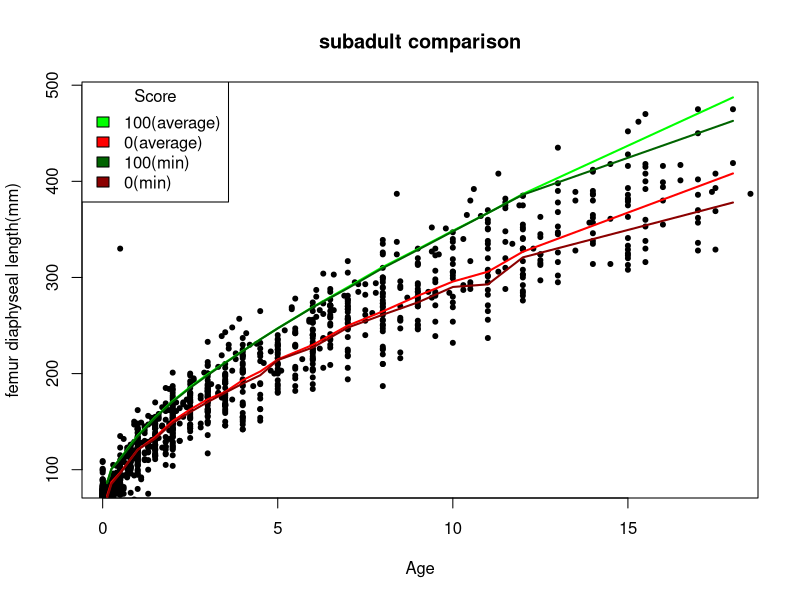
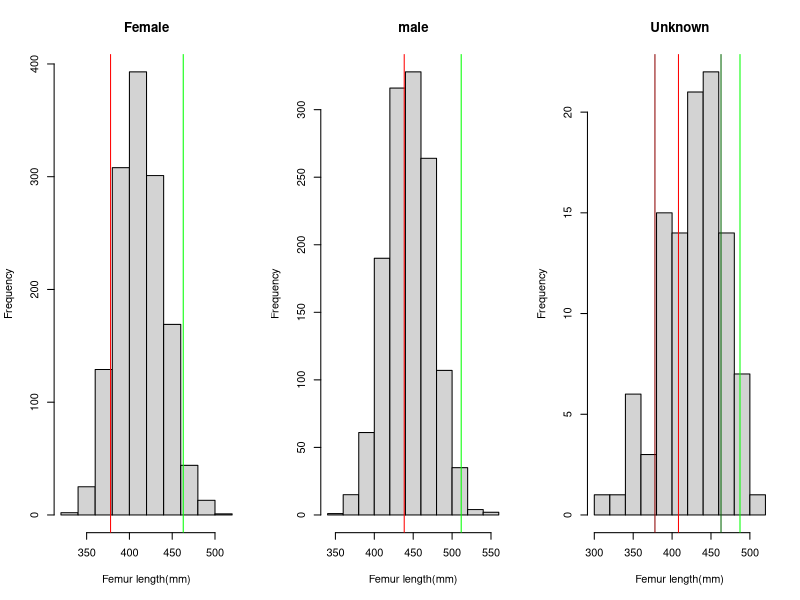
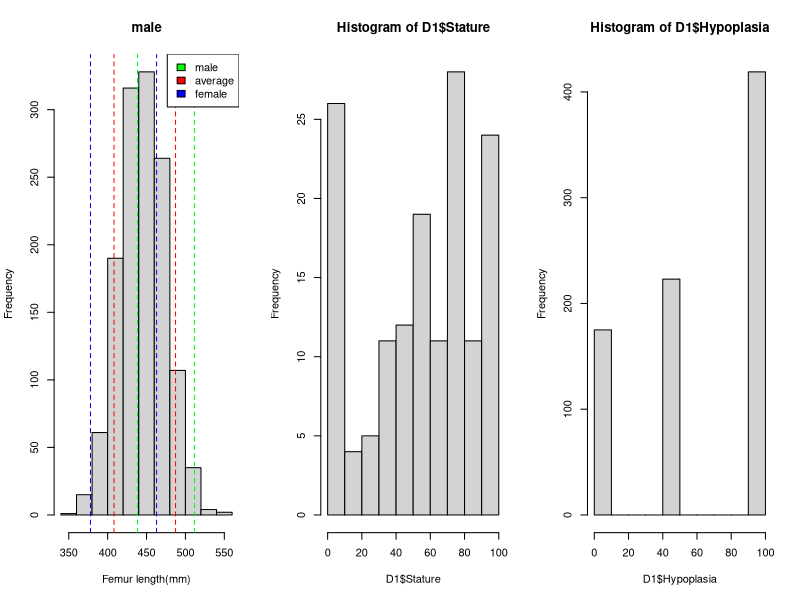
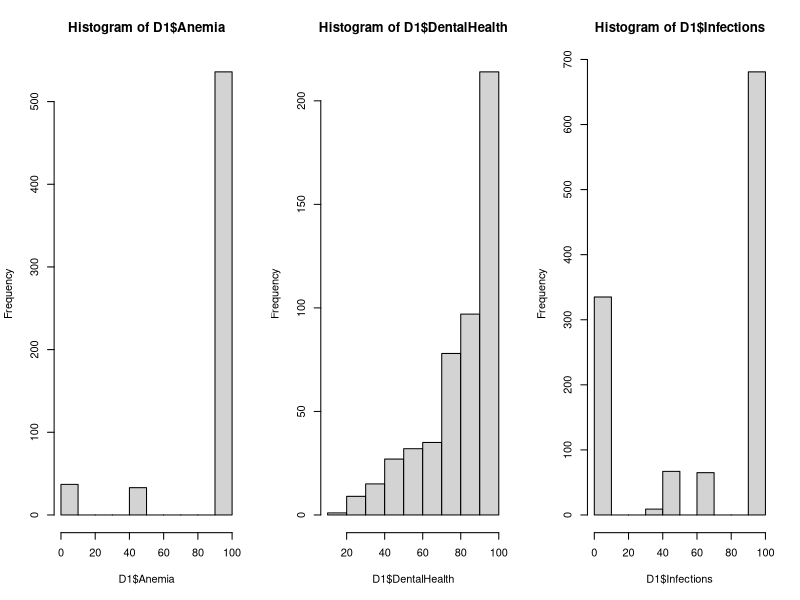
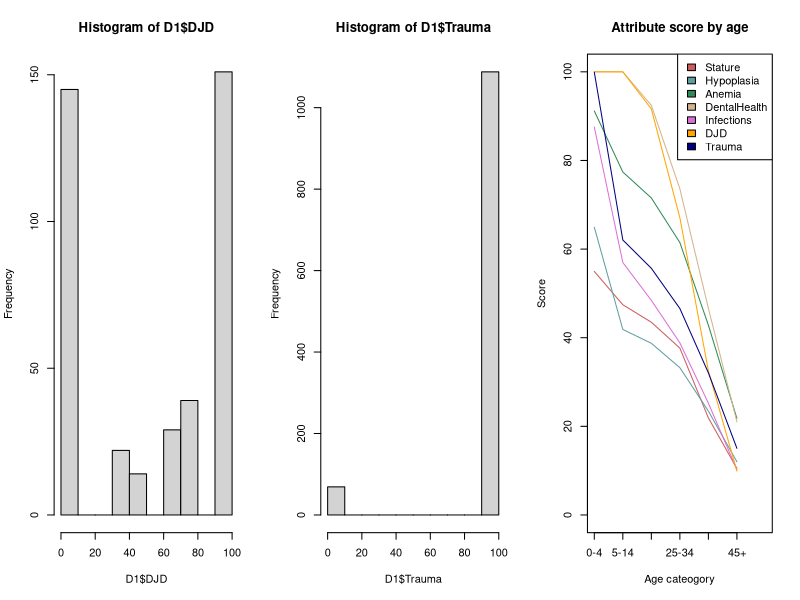
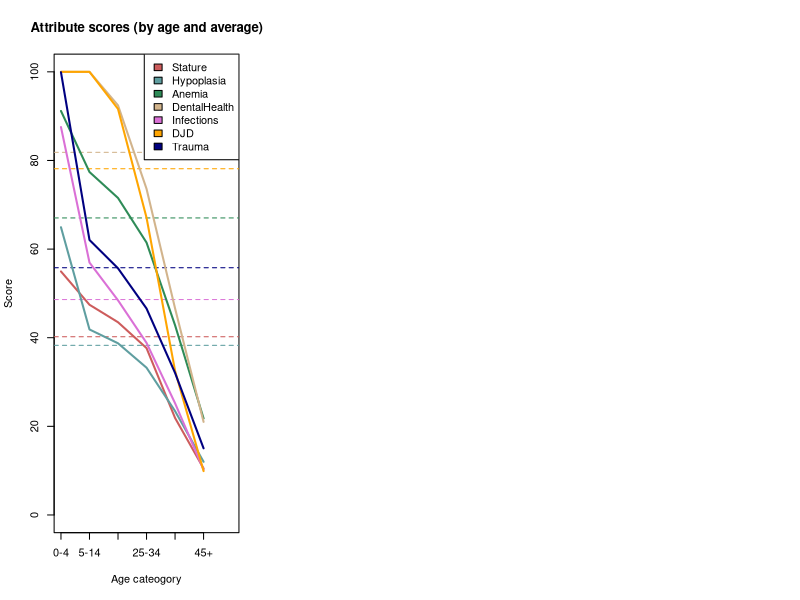

These charts were generated, in order, by the following R code:
## ---- chunk 1
library(knitr)
## ---- chunk 2
cols<-read.table("data/cols.txt",colClasses="character");cols<-as.character(cols[2,])
HIdata<-read.table("data/HIdata_c.txt",header=TRUE,colClasses=cols)
## ---- chunk 3
kable(t(summary(HIdata$Site)[1:10]))# top 10 most populated
## ---- chunk 4
PopA<-HIdata[HIdata$Site=="41D",]
kable(data.frame(no=length(PopA$ID),noPlus5=(length(PopA$ID[PopA$Age>5]))))
kable(t(summary(PopA$Ancestry)))
## ---- chunk 5
D1<-data.frame(Individual=PopA$ID,Age=NA,B2D=NA,Ten=NA,Stature=NA,Hypoplasia=NA,
               Anemia=NA,DentalHealth=NA,Infections=NA,DJD=NA,Trauma=NA)

kable(D1[1:10,])# first 10 lines

D2<-data.frame(Trait=c("Stature","Hypoplasia","Anemia","DentalHealth",
                       "Infections","DJD","Trauma"),
               contributors=NA,Age0_4=NA,Age5_14=NA,Age15_24=NA,Age25_34=NA,
               Age35_44=NA,Age45=NA)

kable(D2)

HI<-data.frame(Pop=PopA$Site[1],HI=NA,QALY=NA,lifeEx=NA,pyl=NA,
               Stature=NA,Hypoplasia=NA,Anemia=NA,Dental=NA,Infection=NA,DJD=NA,Trauma=NA)

kable(HI)

## ---- chunk 6
LovejoyAdj<-function(age,info=FALSE){# age= numeric, info=logical
  #info function provides details of the method used and reference
  #default value= FALSE
  if (info==TRUE){
    output<-"Age at death estimations from skeletal remains have been show to be inaccurate. 
    Specifically there is a tendency to underestimate, particularly in older individuals. 
    This function adjusts reported age using the method outlined in lovejoy et al. (1985). 
    The function takes a single numeric input. To apply to dataframe the following steps are required:
    Dataframe$Adjusted<-NA
    for(i in 1:length(Dataframe$Age)){Dataframe$Adjusted[i]<-LovejoyAdj(Dataframe$Age[i])}"
    output<-strwrap(output)
  }else{
    if(is.na(age)){
      output<-NA
    }else{
      if(age>=18 & age<30){
        output<-age-1.4
      }else{
        if(age>=30 & age<40) {
          output<-age+0.8
        }else{
          if(age>=40 & age<50){
            output<-age+7.4
          }else{
            if(age>=50 & age<60){
              output<-age+6.8
            }else{
              if(age>=60){
                output<-age+13.6
              }else{output<-age}}}}}}}
  output}
## ---- chunk 7
for(i in 1:length(D1$Age)){
  D1$Age[D1$Individual==PopA$ID[i]]<-LovejoyAdj(PopA$Age[i])
}
## ---- chunk 8
for(i in 1:length(D1$Age)){
  if(round(D1$Age[i])%in% 0:4){D1$B2D[i]<-1}
  if(round(D1$Age[i])%in% 5:14){D1$B2D[i]<-2}
  if(round(D1$Age[i])%in% 15:24){D1$B2D[i]<-3}
  if(round(D1$Age[i])%in% 25:34){D1$B2D[i]<-4}
  if(round(D1$Age[i])%in% 35:44){D1$B2D[i]<-5}
  if(round(D1$Age[i])>= 45){D1$B2D[i]<-6}
}
## ---- chunk 9
for(i in 1:length(D1$Age)){
  if((round(D1$Age[i])<=4)& (round(D1$Age[i]-10)<=4)){D1$Ten[i]<-01}
  if((round(D1$Age[i])%in% 5:14)& (round(D1$Age[i]-10)<=4)){D1$Ten[i]<-12}
  if((round(D1$Age[i])%in% 15:24)& (round(D1$Age[i]-10)%in% 5:14)){D1$Ten[i]<-23}
  if((round(D1$Age[i])%in% 25:34)& (round(D1$Age[i]-10)%in% 15:24)){D1$Ten[i]<-34}
  if((round(D1$Age[i])%in% 35:44)& (round(D1$Age[i]-10)%in% 25:34)){D1$Ten[i]<-45}
  if((round(D1$Age[i])>= 45)& (round(D1$Age[i]-10)%in% 35:44)){D1$Ten[i]<-56}
  if((round(D1$Age[i])>=45)& (round(D1$Age[i]-10)>=45)){D1$Ten[i]<-60}
}
## ---- chunk 10
kable(D1[1:10,])
## ---- chunk 11
Maresh<-read.table("data/M70.txt",header=TRUE)
kable(Maresh)
## ---- chunk 12
stature<-HIdata[,c("Age","Sex","FLEN","FDIAP")]


plot(Maresh$age,Maresh$AL,type="n",xlab="Age",ylab="femur diaphyseal length(mm)",
     main="subadult comparison")
points(stature$Age,stature$FDIAP,col="black",pch=20)
lines(Maresh$age,Maresh$AL,col="green",lwd=2) 
lines(Maresh$age,Maresh$A3SD,col="red",lwd=2) 

MinL<-rep(NA,length(Maresh$AL));Min3SD<-rep(NA,length(Maresh$AL))
for(i in 1:length(Maresh$age)){
  MinL[i]<-min(Maresh$ML[i],Maresh$FL[i])
  Min3SD[i]<-min(Maresh$M3SD[i],Maresh$F3SD[i])
  }
lines(Maresh$age,MinL,col="dark green",lwd=2) 
lines(Maresh$age,Min3SD,col="dark red",lwd=2)
legend("topleft",c("100(average)","0(average)","100(min)","0(min)"),
       fill=c("green","red","dark green","dark red"),bg="white",title="Score")
## ---- chunk 13
kable(Maresh[20,])
## ---- chunk 14
par(mfrow=c(1,3))
hist(stature$FLEN[stature$Sex==1|stature$Sex==2 ],main="Female",xlab="Femur length(mm)")
abline(v=Maresh$FL[20],col="green");abline(v=Maresh$F3SD[20],col="red")
hist(stature$FLEN[stature$Sex==3|stature$Sex==4 ],main="male",xlab="Femur length(mm)")
abline(v=Maresh$ML[20],col="green");abline(v=Maresh$M3SD[20],col="red")
hist(stature$FLEN[stature$Sex==6|is.na(stature$Sex) ],main="Unknown",xlab="Femur length(mm)")
abline(v=Maresh$AL[20],col="green");abline(v=Maresh$A3SD[20],col="red")
abline(v=Maresh$FL[20],col="dark green");abline(v=Maresh$F3SD[20],col="dark red")
## ---- chunk 15
hist(stature$FLEN[stature$Sex==3|stature$Sex==4 ],main="male",xlab="Femur length(mm)")
abline(v=Maresh$ML[20],col="green",lty=2)
abline(v=Maresh$M3SD[20],col="green",lty=2)
abline(v=Maresh$AL[20],col="red",lty=2)
abline(v=Maresh$A3SD[20],col="red",lty=2)
abline(v=Maresh$FL[20],col="blue",lty=2)
abline(v=Maresh$F3SD[20],col="blue",lty=2)
legend("topright",c("male","average","female"),
       fill=c("green","red","blue"))
## ---- chunk 16
Maresh2<-Maresh[,c("age","FL","F3SD","ML","M3SD")]
Maresh2$M3SD<-Maresh$A3SD# lower male 0 score to average

#replace the average values with minimum values to be used for unkown sex
for(i in 1:length(Maresh$age)){
  Maresh2$UL[i]<-min(Maresh$ML[i],Maresh$FL[i])
  Maresh2$U3SD[i]<-min(Maresh$M3SD[i],Maresh$F3SD[i])
  }

kable(Maresh2)

write.table(Maresh2,"data/Maresh.txt",row.names=FALSE)
Maresh<-Maresh2
## ---- chunk 17
StatureLogic<-function(x,A,B){# x = value, A=modern standard, B= 10th percentile
if(x>=A){output<-100}# if reaches or exceeds modern standard 
else{
if(x<=B){output<-0}# if less than or equal to 1oth percentile
else{output<-100-((A-x)/(A-B)*100)}# overwise graded score between 0 and 100
}
output
}
## ---- chunk 18
Stature<-function(femur,Age,Sex,Maresh){# reference data, femur length age and sex
  if(anyNA(c(Age,femur))|round(Age) %in% 12:17){# age excluded in S&R 11.75-17.75
    s<-NA
  }else{
    if(round(Age)>=18){# adult values 
      if(Sex==6|is.na(Sex)){s<-StatureLogic(femur,Maresh$UL[Maresh$age==18],
                                            Maresh$U3SD[Maresh$age==18])}#unknown sex
      if(Sex==1|Sex==2){s<-StatureLogic(femur,Maresh$FL[Maresh$age==18],
                                        Maresh$F3SD[Maresh$age==18])}#female
	    if(Sex==3|Sex==4){s<-StatureLogic(femur,Maresh$ML[Maresh$age==18],
                                        Maresh$M3SD[Maresh$age==18])}#male
    }else{s<-StatureLogic(femur,Maresh$UL[which.min(abs(Maresh$age-Age))],
                          Maresh$U3SD[which.min(abs(Maresh$age-Age))])}#juvenilles
  }
  round(s,digits=2)
}
## ---- chunk 19
for (i in 1:length(D1$Individual)){
if(PopA$Age[i]>=18){
  D1$Stature[D1$Individual==PopA$ID[i]]<-Stature(PopA$FLEN[i],
                                                 PopA$Age[i],PopA$Sex[i],Maresh)
}else{
  D1$Stature[D1$Individual==PopA$ID[i]]<-Stature(PopA$FDIAP[i],PopA$Age[i],
                                                 PopA$Sex[i],Maresh)}
}
summary(D1$Stature)
hist(D1$Stature)
## ---- chunk 20
Cat2Percent<-function(x,c){# value and number of categories
ref<-data.frame(cat=c(0,1,2,3,4,5),two=c(NA,100,0,NA,NA,NA),three=c(NA,100,50,0,NA,NA),
                four=c(NA,100,67,33,0,NA),five=c(NA,100,75,50,25,0))
ref[ref$cat==x,c]
}
## ---- chunk 21
for(i in 1:length(PopA[,1])){
x<-c(Cat2Percent(PopA$LDI[i],3),Cat2Percent(PopA$LDC[i],3), 
     Cat2Percent(PopA$LPI[i],3),Cat2Percent(PopA$LPC[i],3))
if(sum(is.na(x))==length(x)){D1$Hypoplasia[D1$Individual==PopA$ID[i]]<-NA}# if all NA's
else{D1$Hypoplasia[D1$Individual==PopA$ID[i]]<-min(x,na.rm=TRUE)}
}

summary(D1$Hypoplasia)
hist(D1$Hypoplasia)
## ---- chunk 22
for(i in 1:length(PopA[,1])){
x<-c(Cat2Percent(PopA$CROB[i],3),Cat2Percent(PopA$PORHY[i],2))
if(sum(is.na(x))==length(x)){D1$Anemia[D1$Individual==PopA$ID[i]]<-NA}
else{D1$Anemia[D1$Individual==PopA$ID[i]]<-min(x,na.rm=TRUE)}
}

summary(D1$Anemia)
hist(D1$Anemia)
## ---- chunk 23
DentalHealth<-function(SUMTET,SUMPRE,SUMCAV,SUMABS){
x<-c(SUMTET,SUMPRE,SUMCAV,SUMABS)
if(sum(is.na(x))>0|SUMTET+SUMPRE<8){DH<-NA}
else{
completeness<-1-((SUMPRE+SUMCAV)/(SUMPRE+SUMTET))
if(SUMABS==0){Abscess<-1}
if(SUMABS==1){Abscess<-0.5}
if(SUMABS>1){Abscess<-0}
DH<-(completeness*75)+(Abscess*25)
}
round(DH,digits=2)
}

## ---- chunk 24
for(i in 1:length(PopA[,1])){
D1$DentalHealth[D1$Individual==PopA$ID[i]]<-DentalHealth(PopA$SUMTET[i],PopA$SUMPRE[i],
                                                         PopA$SUMCAV[i],PopA$SUMABS[i])
}

summary(D1$DentalHealth)
hist(D1$DentalHealth)
## ---- chunk 25
for(i in 1:length(PopA[,1])){
x<-c(Cat2Percent(PopA$SKELINF[i],3),Cat2Percent(PopA$TIBINF[i],4))
if(sum(is.na(x))==length(x)){D1$Infections[D1$Individual==PopA$ID[i]]<-NA}
else{D1$Infections[D1$Individual==PopA$ID[i]]<-min(x,na.rm=TRUE)}
}

summary(D1$Infections)
hist(D1$Infections)
## ---- chunk 26
for(i in 1:length(PopA[,1])){
x<-c(Cat2Percent(PopA$DJSH[i],5),Cat2Percent(PopA$DJHK[i],5),Cat2Percent(PopA$DJCER[i],4),
     Cat2Percent(PopA$DJTHO[i],4),Cat2Percent(PopA$DJLUM[i],4),Cat2Percent(PopA$DJTMJ[i],2),
     Cat2Percent(PopA$DJWR[i],2),Cat2Percent(PopA$DJHAN[i],2))
if(sum(is.na(x))==length(x)){D1$DJD[D1$Individual==PopA$ID[i]]<-NA}
else{D1$DJD[D1$Individual==PopA$ID[i]]<-min(x,na.rm=TRUE)}
}

summary(D1$DJD)
hist(D1$DJD)
## ---- chunk 27
Fact2Num<- function(x){
  a<-as.character(x)
  a<-as.numeric(a)
  a
}

PopA[,39:45]<-apply(PopA[,39:45],2,FUN=Fact2Num)
for(i in 1:length(PopA[,1])){
  if(PopA$TRARM[i]>1|PopA$TRLEG[i]>1|PopA$TRNAS[i]>1|PopA$TRFAC[i]>1|PopA$TRSKUL[i]>1|
       PopA$TRHAN[i]>1|PopA$TRWEAP[i]>1){# if any trauma
    
    D1$Trauma[D1$Individual==PopA$ID[i]]<-0
    
    }else{
      if(sum(c(PopA$TRARM[i],PopA$TRLEG[i],PopA$TRNAS[i],PopA$TRFAC[i],PopA$TRSKUL[i],
               PopA$TRHAN[i],PopA$TRWEAP[i]),na.rm=TRUE)==0){#if all unrecorded
        
        D1$Trauma[D1$Individual==PopA$ID[i]]<-NA
        
        }else{D1$Trauma[D1$Individual==PopA$ID[i]]<-100}# otherwise trauma =100
      }}

summary(D1$Trauma)
hist(D1$Trauma)
## ---- chunk 28
B2DTotal<-function(D1,D2,D2row,D1column){#D2row & D1 Column= number
D2$contributors[D2row]<-length(D1[!(is.na(D1[,D1column])),D1column])
if(D2$contributors[D2row]==0){D2<-D2}# if no contributors don't change 
else{
D2$Age0_4[D2row]<-sum(D1[,D1column],na.rm=TRUE)# everyone who can contributes to the first age period
D2$Age5_14[D2row]<-sum(D1[D1$B2D %in% 2:6,D1column],na.rm=TRUE)#everyone not dead
D2$Age15_24[D2row]<-sum(D1[D1$B2D %in% 3:6,D1column],na.rm=TRUE)
D2$Age25_34[D2row]<-sum(D1[D1$B2D %in% 4:6,D1column],na.rm=TRUE)
D2$Age35_44[D2row]<-sum(D1[D1$B2D %in% 5:6,D1column],na.rm=TRUE)
D2$Age45[D2row]<-sum(D1[D1$B2D==6,D1column],na.rm=TRUE)
}
D2
}
## ---- chunk 29
D2<-B2DTotal(D1,D2,D2row=1,D1column=5)# stature
D2<-B2DTotal(D1,D2,D2row=2,D1column=6)# Hypoplasia
D2<-B2DTotal(D1,D2,D2row=3,D1column=7)# anemia

kable(D2[1:3,])
## ---- chunk 30
TenTotal<-function(D1,D2,D2row,D1column){
D2$contributors[D2row]<-length(D1[!(is.na(D1[,D1column])),D1column])
D1<- D1[!(is.na(D1[,D1column])),]
if(D2$contributors[D2row]==0){D2<-D2# if no contributors don't change
}else{
  # pattern: a-b+c
  #a=100* number of contributors
  #b=100* number of dead and those who's ten years include that period
  #c=sum of scores of those whos ten years include that period
D2$Age0_4[D2row]<-(100*D2$contributors[D2row])-
  (100*length(D1[D1$Ten %in% c(01,12),D1column]))+
  sum(D1[D1$Ten %in% c(01,12),D1column])

D2$Age5_14[D2row]<-(100*D2$contributors[D2row])-
  (100*length(D1[D1$Ten %in% c(01,12,23),D1column]))+
  sum(D1[D1$Ten %in% c(12,23),D1column])

D2$Age15_24[D2row]<-(100*D2$contributors[D2row])-
  (100*length(D1[D1$Ten %in% c(01,12,23,34),D1column]))+
  sum(D1[D1$Ten %in% c(23,34),D1column])

D2$Age25_34[D2row]<-(100*D2$contributors[D2row])-
  (100*length(D1[D1$Ten %in% c(01,12,23,34,45),D1column]))+
  sum(D1[D1$Ten %in% c(34,45),D1column])

D2$Age35_44[D2row]<-(100*D2$contributors[D2row])-
  (100*length(D1[D1$Ten %in% c(01,12,23,34,45,56),D1column]))+
  sum(D1[D1$Ten %in% c(45,56),D1column])

D2$Age45[D2row]<-sum(D1[D1$Ten %in% c(56,60),D1column])
}
D2
}
## ---- chunk 31
D2<-TenTotal(D1,D2,D2row=5,D1column=9)# infection
D2<-TenTotal(D1,D2,D2row=7,D1column=11)# Trauma
kable(D2[c(5,7),])
## ---- chunk 32
TenTotal2<-function(D1,D2,D2row,D1column){
  D2$contributors[D2row]<-length(D1[!(is.na(D1[,D1column])),D1column])
  D1<- D1[!(is.na(D1[,D1column])),]
  if(D2$contributors[D2row]==0){D2<-D2
  }else{
    D2$Age0_4[D2row]<-(100*D2$contributors[D2row])
    
    D2$Age5_14[D2row]<-(100*D2$contributors[D2row])-
      (100*length(D1[D1$Ten %in% c(01),D1column]))
    
    D2$Age15_24[D2row]<-(100*D2$contributors[D2row])-
      (100*length(D1[D1$Ten %in% c(01,12,23,34),D1column]))+
      sum(D1[D1$Ten %in% c(23,34),D1column])
    
    D2$Age25_34[D2row]<-(100*D2$contributors[D2row])-
      (100*length(D1[D1$Ten %in% c(01,12,23,34,45),D1column]))+
      sum(D1[D1$Ten %in% c(34,45),D1column])
    
    D2$Age35_44[D2row]<-(100*D2$contributors[D2row])-
      (100*length(D1[D1$Ten %in% c(01,12,23,34,45,56),D1column]))+
      sum(D1[D1$Ten %in% c(45,56),D1column])
    
    D2$Age45[D2row]<-sum(D1[D1$Ten %in% c(56,60),D1column])
  }
  D2
}
## ---- chunk 33
D2<-TenTotal2(D1,D2,D2row=4,D1column=8)# DentalHealth

D2<-TenTotal2(D1,D2,D2row=6,D1column=10)# DJD

kable(D2[c(4,6),])
## ---- chunk 34
D3<-D2
D3[,3:8]<-D2[,3:8]/D2[,2]

kable(D3)
## ---- chunk 35
plot(1:7,rep(100,7),ylim=c(0,100),ylab="Score",xlab="Age cateogory",xaxt="n",type="n",main="Attribute score by age")
axis(1,at=1:6,labels=c("0-4","5-14","15-24","25-34","35-44","45+"))
colours<-c("indianred","cadetblue","seagreen","tan","orchid","orange","navy")
lines(1:6,D3[1,3:8],col=colours[1]);lines(1:6,D3[2,3:8],col=colours[2])
lines(1:6,D3[3,3:8],col=colours[3]);lines(1:6,D3[4,3:8],col=colours[4])
lines(1:6,D3[5,3:8],col=colours[5]);lines(1:6,D3[6,3:8],col=colours[6])
lines(1:6,D3[7,3:8],col=colours[7])
legend("topright",legend=D3$Trait,fill=colours,bg="white")
## ---- chunk 36
PYL<-function(D1){# uses info in D1 database to calculate the person years live in each age category
  pyl<-data.frame(age=c("0_4","5_14","15_24","25_34","35_44","45+"),pyl=NA)
  #pyl= (number of years in period x number of people who survived till the end)
  #+(the years lived during that period by those who died in that period)
  pyl$pyl[1]<-(4*length(D1$Age[D1$B2D!=1]))+sum(D1$Age[D1$B2D==1])# 0-4
  pyl$pyl[2]<-(10*length(D1$Age[D1$B2D %in% 3:6]))+sum((D1$Age[D1$B2D==2]-5))#(-5= years before)
  pyl$pyl[3]<-(10*length(D1$Age[D1$B2D %in% 4:6]))+sum((D1$Age[D1$B2D==3]-15))
  pyl$pyl[4]<-(10*length(D1$Age[D1$B2D %in% 5:6]))+sum((D1$Age[D1$B2D==4]-25))
  pyl$pyl[5]<-(10*length(D1$Age[D1$B2D %in% 6]))+sum((D1$Age[D1$B2D==5]-35))
  pyl$pyl[6]<-sum((D1$Age[D1$B2D==6]-44))
  # n.b. no survivors in last period everyone who isn't already dead must die during this period
  pyl$Averagepyl<-pyl$pyl/length(D1$Age)# number of years lived in the category by the average person
  pyl
  
}
## ---- chunk 37
pyl<-PYL(D1)
kable(pyl)
## ---- chunk 38
HI$lifeEx<-sum(pyl$Averagepyl)
HI$pyl<-sum(pyl$pyl)
## ---- chunk 39
for(i in 1:7){
  D3$AverageScore[i]<-sum(D3[i,3:8]*pyl$Averagepyl)/HI$lifeEx
}

HI[,6:12]<-D3$AverageScore
kable(HI[,6:12])
## ---- chunk 40
plot(1:7,rep(100,7),ylim=c(0,100),ylab="Score",xlab="Age cateogory",xaxt="n",type="n",main="Attribute scores (by age and average)")
axis(1,at=1:6,labels=c("0-4","5-14","15-24","25-34","35-44","45+"))

abline(h=D3$AverageScore[1],col=colours[1],lty=2);abline(h=D3$AverageScore[2],col=colours[2],lty=2)
abline(h=D3$AverageScore[3],col=colours[3],lty=2);abline(h=D3$AverageScore[4],col=colours[4],lty=2)
abline(h=D3$AverageScore[5],col=colours[5],lty=2);abline(h=D3$AverageScore[6],col=colours[6],lty=2)
abline(h=D3$AverageScore[7],col=colours[7],lty=2)

lines(1:6,D3[1,3:8],col=colours[1],lwd=2);lines(1:6,D3[2,3:8],col=colours[2],lwd=2)
lines(1:6,D3[3,3:8],col=colours[3],lwd=2);lines(1:6,D3[4,3:8],col=colours[4],lwd=2)
lines(1:6,D3[5,3:8],col=colours[5],lwd=2);lines(1:6,D3[6,3:8],col=colours[6],lwd=2)
lines(1:6,D3[7,3:8],col=colours[7],lwd=2)

legend("topright",legend=D3$Trait,fill=colours,bg="white")
## ---- chunk 41
HI$HI<-mean(D3$AverageScore)
## ---- chunk 42
HI$QALY<-26.38*(HI$HI/100)
HI<-round(HI[,sapply(HI, is.numeric)],2)
kable(HI)
## ---- chunk 43
Results<-read.table("data/results.txt",header=TRUE)
## ---- chunk 44
kable(Results[1:10,])
## ---- chunk 45
Results<-Results[Results$num>10,]
Results2<-read.table("data/results2.txt",header=TRUE)
kable(Results2)
kable(Results)
